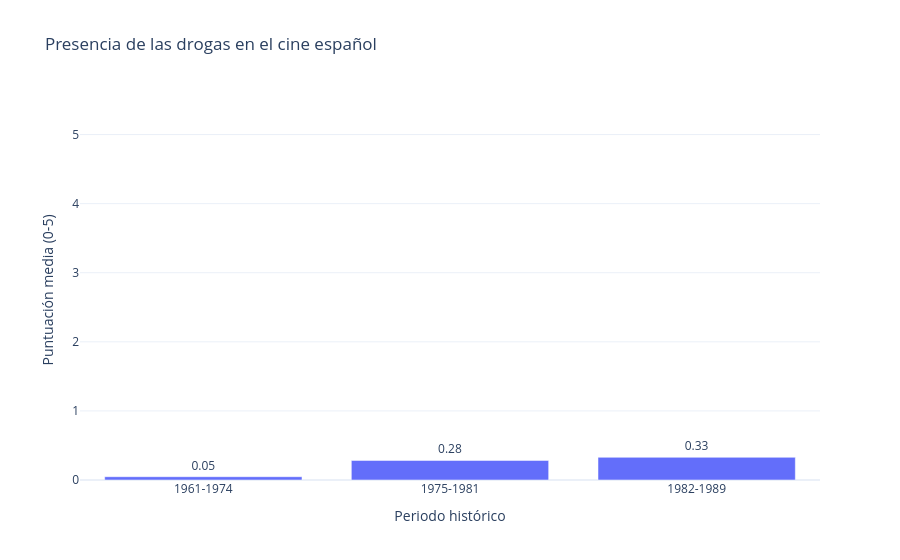

The notebook cell this image was saved under:
### Code cell
def clasificar_periodo_drogas(year):
    if year <= 1974:
        return "1961-1974"
    elif year <= 1981:
        return "1975-1981"
    else:
        return "1982-1989"

df_peliculas["periodo_drogas"] = (df_peliculas["release_year"].apply(clasificar_periodo_drogas))

df_drug_cine = (
    df_peliculas
    .groupby("periodo_drogas")
    .agg(
        drug_score=("drug_score", "mean"),
        num_peliculas=("movie_id", "nunique")
    )
    .reindex(orden_periodos)
    .reset_index()
)

fig3 = px.bar(
    df_drug_cine, x="periodo_drogas", y="drug_score", text="drug_score",
    category_orders={"periodo_drogas": orden_periodos},
    title="Presencia de las drogas en el cine español",
    labels={"periodo_drogas": "Periodo histórico", "drug_score": "Puntuación media (0-5)"},
    template="plotly_white"
)

fig3.update_traces(texttemplate="%{text:.2f}", textposition="outside")

fig3.update_layout(yaxis_range=[0, 5.5])

fig3.show()

### Figure 1 — Plotly figure (JSON) as saved in the notebook; plotly's stock layout.template omitted (floating-point values rounded to 4 significant figures)
{"data": [{"hovertemplate": "Periodo histórico=%{x}<br>Puntuación media (0-5)=%{text}<extra></extra>", "legendgroup": "", "marker": {"color": "#636efa", "pattern": {"shape": ""}}, "name": "", "orientation": "v", "showlegend": false, "text": [0.04762, 0.2835, 0.3282], "textposition": "outside", "texttemplate": "%{text:.2f}", "type": "bar", "x": ["1961-1974", "1975-1981", "1982-1989"], "xaxis": "x", "y": [0.04762, 0.2835, 0.3282], "yaxis": "y"}], "layout": {"barmode": "relative", "legend": {"tracegroupgap": 0}, "title": {"text": "Presencia de las drogas en el cine español"}, "xaxis": {"anchor": "y", "categoryarray": ["1961-1974", "1975-1981", "1982-1989"], "categoryorder": "array", "domain": [0, 1], "title": {"text": "Periodo histórico"}}, "yaxis": {"anchor": "x", "domain": [0, 1], "range": [0, 5.5], "title": {"text": "Puntuación media (0-5)"}}}}
